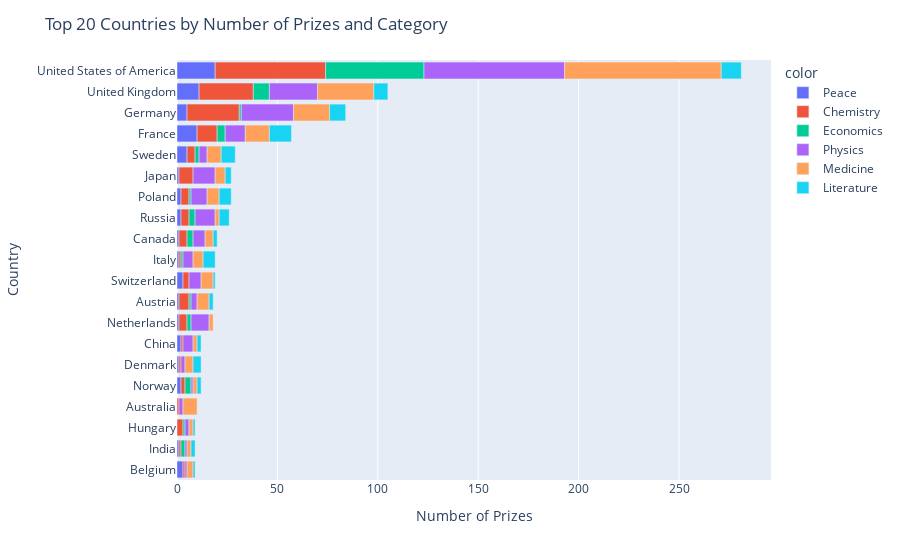

This figure's notebook cell:
### Code cell
country_by_category_bar = px.bar(
    x=country_category_prizes["cat_prize"],
    y=country_category_prizes["birth_country_current"],
    color=country_category_prizes["category"],
)

country_by_category_bar.update_layout(
    title="Top 20 Countries by Number of Prizes and Category",
    xaxis_title="Number of Prizes",
    yaxis_title="Country",
    yaxis={  # This fixes it. Don't know why it's breaking in the first place
        "categoryorder": "total ascending"
    },
)

country_by_category_bar.show()

### Figure 1 — Plotly figure (JSON) as saved in the notebook; plotly's stock layout.template omitted (floating-point values rounded to 4 significant figures)
{"data": [{"alignmentgroup": "True", "hovertemplate": "color=Peace<br>x=%{x}<br>y=%{y}<extra></extra>", "legendgroup": "Peace", "marker": {"color": "#636efa", "pattern": {"shape": ""}}, "name": "Peace", "offsetgroup": "Peace", "orientation": "h", "showlegend": true, "textposition": "auto", "type": "bar", "x": [3, 1, 2, 1, 2, 1, 1, 3, 1, 1, 2, 2, 1, 5, 10, 5, 11, 19], "xaxis": "x", "y": ["Belgium", "India", "Norway", "Denmark", "China", "Netherlands", "Austria", "Switzerland", "Italy", "Canada", "Russia", "Poland", "Japan", "Sweden", "France", "Germany", "United Kingdom", "United States of America"], "yaxis": "y"}, {"alignmentgroup": "True", "hovertemplate": "color=Chemistry<br>x=%{x}<br>y=%{y}<extra></extra>", "legendgroup": "Chemistry", "marker": {"color": "#EF553B", "pattern": {"shape": ""}}, "name": "Chemistry", "offsetgroup": "Chemistry", "orientation": "h", "showlegend": true, "textposition": "auto", "type": "bar", "x": [3, 1, 1, 1, 2, 1, 1, 5, 4, 3, 1, 4, 4, 7, 4, 4, 10, 26, 27, 55], "xaxis": "x", "y": ["Hungary", "India", "Belgium", "Australia", "Norway", "Denmark", "China", "Austria", "Netherlands", "Switzerland", "Italy", "Canada", "Russia", "Japan", "Poland", "Sweden", "France", "Germany", "United Kingdom", "United States of America"], "yaxis": "y"}, {"alignmentgroup": "True", "hovertemplate": "color=Economics<br>x=%{x}<br>y=%{y}<extra></extra>", "legendgroup": "Economics", "marker": {"color": "#00cc96", "pattern": {"shape": ""}}, "name": "Economics", "offsetgroup": "Economics", "orientation": "h", "showlegend": true, "textposition": "auto", "type": "bar", "x": [1, 2, 3, 1, 2, 1, 3, 3, 1, 2, 4, 1, 8, 49], "xaxis": "x", "y": ["Hungary", "India", "Norway", "Austria", "Netherlands", "Italy", "Canada", "Russia", "Poland", "Sweden", "France", "Germany", "United Kingdom", "United States of America"], "yaxis": "y"}, {"alignmentgroup": "True", "hovertemplate": "color=Physics<br>x=%{x}<br>y=%{y}<extra></extra>", "legendgroup": "Physics", "marker": {"color": "#ab63fa", "pattern": {"shape": ""}}, "name": "Physics", "offsetgroup": "Physics", "orientation": "h", "showlegend": true, "textposition": "auto", "type": "bar", "x": [1, 1, 2, 2, 2, 5, 1, 3, 9, 5, 6, 6, 10, 8, 11, 4, 10, 26, 24, 70], "xaxis": "x", "y": ["India", "Belgium", "Hungary", "Australia", "Denmark", "China", "Norway", "Austria", "Netherlands", "Italy", "Switzerland", "Canada", "Russia", "Poland", "Japan", "Sweden", "France", "Germany", "United Kingdom", "United States of America"], "yaxis": "y"}, {"alignmentgroup": "True", "hovertemplate": "color=Medicine<br>x=%{x}<br>y=%{y}<extra></extra>", "legendgroup": "Medicine", "marker": {"color": "#FFA15A", "pattern": {"shape": ""}}, "name": "Medicine", "offsetgroup": "Medicine", "orientation": "h", "showlegend": true, "textposition": "auto", "type": "bar", "x": [2, 3, 2, 7, 2, 4, 2, 6, 2, 5, 6, 4, 2, 6, 5, 7, 12, 18, 28, 78], "xaxis": "x", "y": ["India", "Belgium", "Hungary", "Australia", "Norway", "Denmark", "China", "Austria", "Netherlands", "Italy", "Switzerland", "Canada", "Russia", "Poland", "Japan", "Sweden", "France", "Germany", "United Kingdom", "United States of America"], "yaxis": "y"}, {"alignmentgroup": "True", "hovertemplate": "color=Literature<br>x=%{x}<br>y=%{y}<extra></extra>", "legendgroup": "Literature", "marker": {"color": "#19d3f3", "pattern": {"shape": ""}}, "name": "Literature", "offsetgroup": "Literature", "orientation": "h", "showlegend": true, "textposition": "auto", "type": "bar", "x": [2, 1, 1, 2, 2, 4, 2, 1, 6, 2, 5, 6, 3, 7, 11, 8, 7, 10], "xaxis": "x", "y": ["India", "Belgium", "Hungary", "Norway", "China", "Denmark", "Austria", "Switzerland", "Italy", "Canada", "Russia", "Poland", "Japan", "Sweden", "France", "Germany", "United Kingdom", "United States of America"], "yaxis": "y"}], "layout": {"barmode": "relative", "legend": {"title": {"text": "color"}, "tracegroupgap": 0}, "margin": {"t": 60}, "title": {"text": "Top 20 Countries by Number of Prizes and Category"}, "xaxis": {"anchor": "y", "domain": [0, 1], "title": {"text": "Number of Prizes"}}, "yaxis": {"anchor": "x", "categoryorder": "total ascending", "domain": [0, 1], "title": {"text": "Country"}}}}
